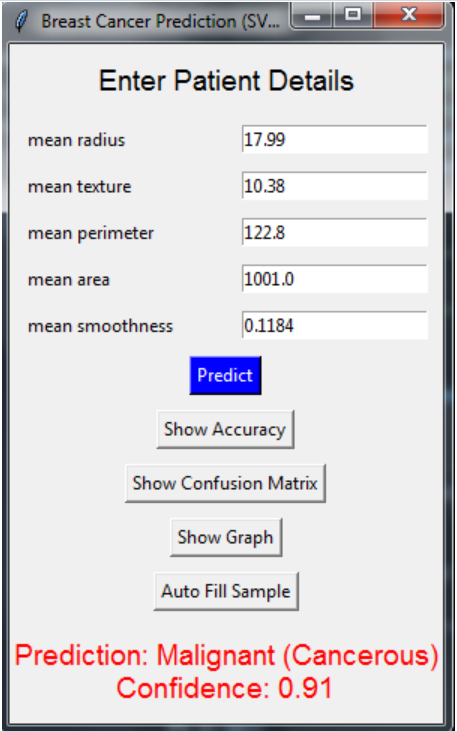

Write Python code to recreate this figure.
import tkinter as tk
from tkinter import messagebox
import numpy as np
import matplotlib.pyplot as plt
import seaborn as sns

from sklearn.datasets import load_breast_cancer
from sklearn.preprocessing import StandardScaler
from sklearn.svm import SVC
from sklearn.model_selection import train_test_split
from sklearn.metrics import accuracy_score, confusion_matrix
data = load_breast_cancer()
X = data.data[:, :5]  
y = data.target
feature_names = data.feature_names[:5]
X_train, X_test, y_train, y_test = train_test_split(
    X, y, test_size=0.2, random_state=42
)
scaler = StandardScaler()
X_train_scaled = scaler.fit_transform(X_train)
X_test_scaled = scaler.transform(X_test)
model = SVC(kernel='rbf', C=2, gamma='scale', probability=True)
model.fit(X_train_scaled, y_train)
y_pred = model.predict(X_test_scaled)
accuracy = accuracy_score(y_test, y_pred)
cm = confusion_matrix(y_test, y_pred)
print("Model trained successfully!")
print("Accuracy:", accuracy)

class CancerApp:
    def __init__(self, root):
        self.root = root
        self.root.title("Breast Cancer Prediction (SVM - 5 Features)")
        self.entries = []

        tk.Label(root, text="Enter Patient Details", font=("Arial", 14)).pack(pady=10)

        # Input Fields
        for i, feature in enumerate(feature_names):
            frame = tk.Frame(root)
            frame.pack(pady=5)

            tk.Label(frame, text=feature, width=20, anchor='w').pack(side=tk.LEFT)
            entry = tk.Entry(frame, width=20)
            entry.pack(side=tk.RIGHT)
            self.entries.append(entry)

        
        tk.Button(root, text="Predict", command=self.predict, bg="blue", fg="white").pack(pady=5)
        tk.Button(root, text="Show Accuracy", command=self.show_accuracy).pack(pady=5)
        tk.Button(root, text="Show Confusion Matrix", command=self.show_confusion).pack(pady=5)
        tk.Button(root, text="Show Graph", command=self.show_graph).pack(pady=5)
        tk.Button(root, text="Auto Fill Sample", command=self.autofill).pack(pady=5)

        self.result_label = tk.Label(root, text="", font=("Arial", 14))
        self.result_label.pack(pady=10)

    def predict(self):
        try:
            values = [float(entry.get()) for entry in self.entries]
            input_data = np.array(values).reshape(1, -1)
            input_scaled = scaler.transform(input_data)

            prediction = model.predict(input_scaled)[0]
            probability = model.predict_proba(input_scaled)[0]

            if prediction == 1:
                result = "Benign (Non-Cancerous)"
                color = "green"
                confidence = probability[1]
            else:
                result = "Malignant (Cancerous)"
                color = "red"
                confidence = probability[0]

            self.result_label.config(
                text=f"Prediction: {result}\nConfidence: {confidence:.2f}",
                fg=color
            )

        except ValueError:
            messagebox.showerror("Error", "Enter valid numeric values!")

    def show_accuracy(self):
        messagebox.showinfo("Model Accuracy", f"Accuracy: {accuracy:.4f}")

    def show_confusion(self):
        plt.figure(figsize=(5,4))
        sns.heatmap(cm, annot=True, fmt='d', cmap='Blues')
        plt.title("Confusion Matrix")
        plt.xlabel("Predicted")
        plt.ylabel("Actual")
        plt.show()

    def show_graph(self):
       
        X_vis = data.data[:, :2]
        y_vis = data.target

        scaler_vis = StandardScaler()
        X_vis_scaled = scaler_vis.fit_transform(X_vis)

        model_vis = SVC(kernel='rbf', C=2, gamma='scale')
        model_vis.fit(X_vis_scaled, y_vis)

        x_min, x_max = X_vis_scaled[:, 0].min() - 1, X_vis_scaled[:, 0].max() + 1
        y_min, y_max = X_vis_scaled[:, 1].min() - 1, X_vis_scaled[:, 1].max() + 1

        xx, yy = np.meshgrid(
            np.linspace(x_min, x_max, 300),
            np.linspace(y_min, y_max, 300)
        )

        grid = np.c_[xx.ravel(), yy.ravel()]
        Z = model_vis.predict(grid)
        Z = Z.reshape(xx.shape)

        plt.figure(figsize=(7,6))
        plt.contourf(xx, yy, Z, alpha=0.3, cmap='coolwarm')
        plt.scatter(X_vis_scaled[:, 0], X_vis_scaled[:, 1], c=y_vis, cmap='coolwarm', edgecolors='k')

        plt.xlabel("Mean Radius (scaled)")
        plt.ylabel("Mean Texture (scaled)")
        plt.title("SVM Decision Boundary (2 Features)")
        plt.colorbar(label="Class (0=Malignant, 1=Benign)")
        plt.show()

    def autofill(self):
        sample = X[0]
        for i in range(5):
            self.entries[i].delete(0, tk.END)
            self.entries[i].insert(0, str(sample[i]))




root = tk.Tk()
app = CancerApp(root)
root.mainloop()
